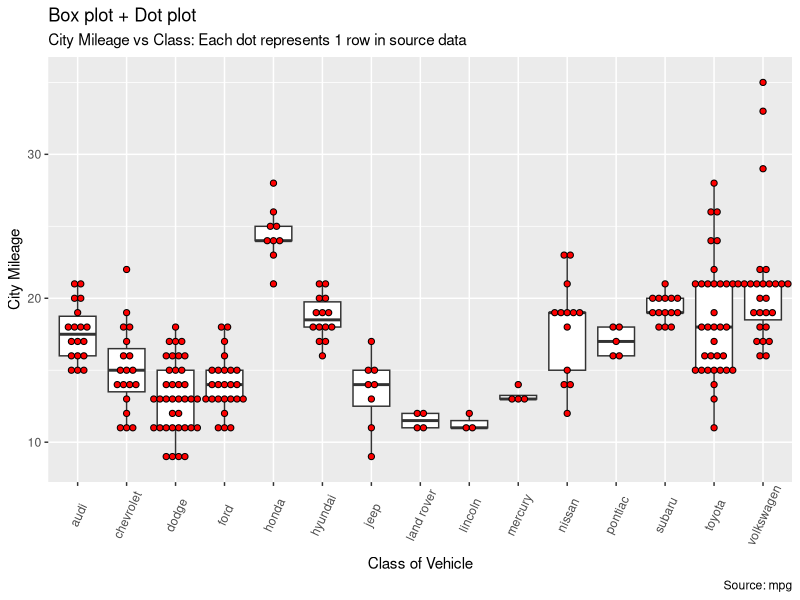

Recreate this plot in R. (Note: this script raises an error after producing the figure.)
#group 6 Victoria, Sam, Mordy, Gordan
#Metting Wednesday 7-9 :(
# BK polyom/na
#Due October 31

setwd("~/Desktop/Git")
install.packages('ggplot2')
install.packages("gridExtra")
install.packages(dplyr)
library(ggplot2)
library(gridExtra)
library(dplyr)



data<-read.csv('OverviewSelCoeff_BachelerFilter.csv') 

#Example
library(ggplot2)

?theme_set()
# test plot
g <- ggplot(mpg, aes(manufacturer, cty))
g + geom_boxplot() + 
    geom_dotplot(binaxis='y', 
                 stackdir='center', 
                 dotsize = .5, 
                 fill="red") +
    theme(axis.text.x = element_text(angle=65, vjust=0.6)) + 
    labs(title="Box plot + Dot plot", 
         subtitle="City Mileage vs Class: Each dot represents 1 row in source data",
         caption="Source: mpg",
         x="Class of Vehicle",
         y="City Mileage")


#building the combo lines

data$combo<- (data$bigAAChange*3) + (data$makesCpG*2)
data$combo<- as.factor(data$combo)
levels(data$combo) <- gsub("0", "noAA noCPG", levels(data$combo))
levels(data$combo) <- gsub("2", "noAA yesCPG", levels(data$combo))
levels(data$combo) <- gsub("3", "yesAA noCPG", levels(data$combo))
levels(data$combo) <- gsub("5", "yesAA yesCPG", levels(data$combo))

#building numbers for letter might not be needed
data$num<- data$WTnt
data$num<- as.factor(data$num)
levels(data$num) <- gsub("a", as.numeric("1"), levels(data$num))
levels(data$num) <- gsub("c", as.numeric("2"), levels(data$num))
levels(data$num) <- gsub("g", as.numeric("3"), levels(data$num))
levels(data$num) <- gsub("t", as.numeric("4"), levels(data$num))

#graph 1 Synonymous Sites
ggplot(MeanFreq, aes(WTnt), data = data)

#still working
graph <- ggplot(aes(factor(WTnt), MeanFreq, colour = combo), data = syndata)+
    geom_jitter()
#not yet done
graph + geom_boxplot() + 
    geom_dotplot(binaxis='y', 
                 stackdir='center', 
                 dotsize = .5, 
                 fill="blue") +
    theme(axis.text.x = element_text(angle=65, vjust=0.6)) 

syn <- which(data$TypeOfSite=="syn")
non <- which(data$TypeOfSite == "nonsyn")
cols<-c("red","yellow","blue","green")
colsyn<-cols[syndata$combo]


#syn subset stuff
syndata <- subset(data, TypeOfSite=="syn")
noncpGdata <- subset(syndata, combo=="noAA noCPG")
cpGdata<- subset(syndata, combo=="noAA yesCPG")


#building the subset plot
ggplot(aes(factor(WTnt), MeanFreq), data = noncpGdata)+
    geom_jitter(col = "red") 
geom_jitter(aes(factor(WTnt), MeanFreq), data = cpGdata)+
    geom_jitter(color ="blue")


plot()


#nonsyn sub set stuff
nonsyndata <- subset(data, TypeOfSite=="nonsyn")
nonnoncpGdata <- subset(nonsyndata, combo=="noAA noCPG")
noncpGdata<- subset(nonsyndata, combo=="noAA yesCPG")



# not usinf ggplot
dotchart( as.numeric(syndata$num),syndata$MeanFreq, type="p", 
      prob = TRUE, col=col)


plot(jitter(as.numeric(syndata$WTnt)), syndata$MeanFreq, type="p", prob = TRUE, col=colsyn, pch=16)
boxplot(MeanFreq~as.numeric(WTnt), data=syndata, col=colsyn)

?boxplot()

#hist(pdg$Course.total[IndsMen], prob = TRUE, breaks = 30, col= rgb(0,0.,1,0.5), add = TRUE)


#graph 2 Non-synomymous Sites
